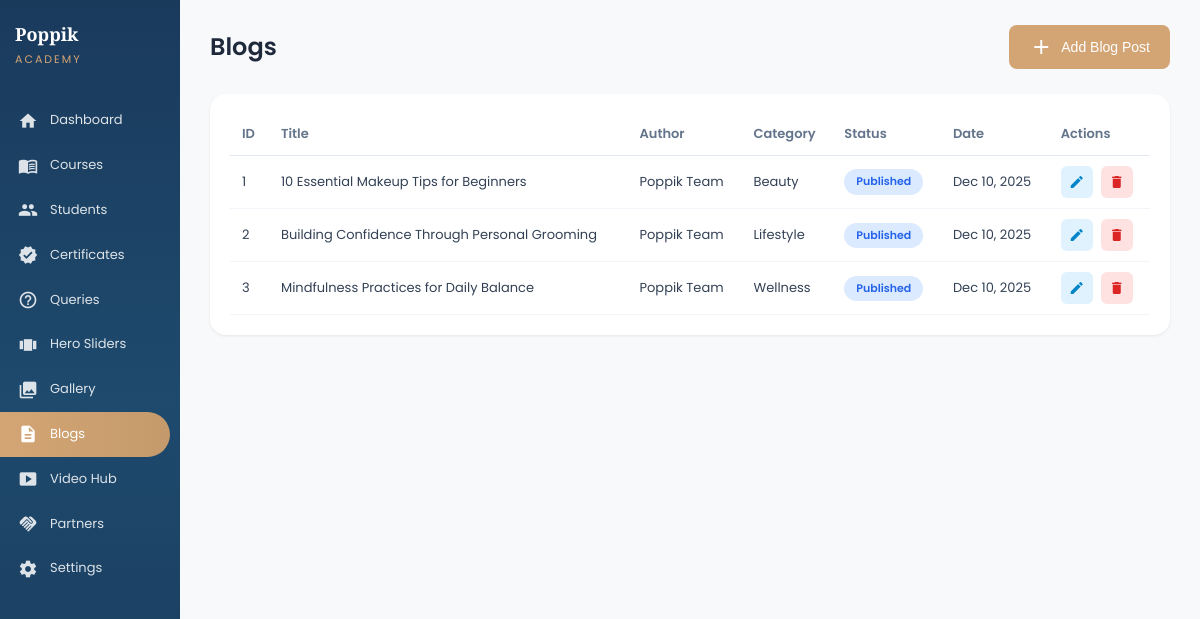
The app's page /php-admin/blogs.php with its own data.
### tables this page shows
CREATE TABLE IF NOT EXISTS `blogs` (
  `id` INT PRIMARY KEY AUTO_INCREMENT,
  `title` VARCHAR(255) NOT NULL,
  `content` LONGTEXT,
  `excerpt` TEXT,
  `image` TEXT,
  `author` VARCHAR(255),
  `category` VARCHAR(100),
  `status` VARCHAR(50) DEFAULT 'Draft',
  `created_at` DATETIME DEFAULT CURRENT_TIMESTAMP
);

### php-admin/blogs.php (the view, shortened to what this page needs)
<?php
require_once 'config.php';
$blogs = $pdo->query("SELECT * FROM blogs ORDER BY created_at DESC")->fetchAll();
include 'includes/header.php';
?>
<div class="page-header">
    <h1>Blogs</h1>
    <button class="btn btn-primary" onclick="openModal('addModal')">
        <span class="material-icons">add</span>
        Add Blog Post
    </button>
</div>
<div class="content-card">
    <?php if (empty($blogs)): ?>
        <div class="empty-state">
            <span class="material-icons">description</span>
            <p>No blog posts yet</p>
        </div>
    <?php else: ?>
        <table class="data-table">
            <thead>
                <tr>
                    <th>ID</th>
                    <th>Title</th>
                    <th>Author</th>
                    <th>Category</th>
                    <th>Status</th>
                    <th>Date</th>
                    <th>Actions</th>
                </tr>
            </thead>
            <tbody>
                <?php foreach ($blogs as $blog): ?>
                    <tr>
                        <td><?= $blog['id'] ?></td>
                        <td><?= htmlspecialchars($blog['title']) ?></td>
                        <td><?= htmlspecialchars($blog['author'] ?? '-') ?></td>
                        <td><?= htmlspecialchars($blog['category'] ?? '-') ?></td>
                        <td><span class="status-badge <?= strtolower($blog['status']) ?>"><?= $blog['status'] ?></span></td>
                        <td><?= date('M d, Y', strtotime($blog['created_at'])) ?></td>
                        <td class="actions">
                            <button class="action-btn edit" onclick="editBlog(<?= htmlspecialchars(json_encode($blog)) ?>)">
                                <span class="material-icons">edit</span>
                            </button>
                            <form method="POST" style="display:inline;" onsubmit="return confirmDelete('Delete this blog post?')">
                                <button type="submit" class="action-btn delete">
                                    <span class="material-icons">delete</span>
                                </button>
                            </form>
                        </td>
                    </tr>
                <?php endforeach; ?>
            </tbody>
        </table>
    <?php endif; ?>
</div>
<?php include 'includes/footer.php'; ?>

### php-admin/assets/css/admin.css (style rules this page uses)
* { margin: 0; padding: 0; box-sizing: border-box; }
body { font-family: 'Poppins', sans-serif; background: #f8f9fa; color: #1e293b; line-height: 1.6; }
.page-header { display: flex; justify-content: space-between; align-items: center; margin-bottom: 25px; }
.page-header h1 { font-family: 'Poppins', sans-serif; font-size: 24px; font-weight: 600; color: #1e293b; margin: 0; }
.content-card { background: #fff; border-radius: 16px; padding: 20px; box-shadow: 0 1px 3px rgba(0, 0, 0, 0.08); }
.data-table { width: 100%; border-collapse: collapse; }
.data-table th, .data-table td { text-align: left; padding: 10px 12px; font-size: 13px; }
.data-table th { color: #64748b; font-weight: 600; border-bottom: 1px solid #e2e8f0; }
.data-table td { color: #334155; border-bottom: 1px solid #f1f5f9; }
.status-badge { display: inline-block; padding: 4px 12px; border-radius: 20px; font-size: 11px; font-weight: 600; text-transform: capitalize; }
.status-badge.resolved, .status-badge.published { background: #dbeafe; color: #2563eb; }
.btn { display: inline-flex; align-items: center; gap: 8px; padding: 10px 20px; border-radius: 8px; font-size: 14px; font-weight: 500; cursor: pointer; border: none; transition: all 0.3s ease; text-decoration: none; }
.btn-primary { background: #D4A574; color: #fff; }
.actions { display: flex; gap: 8px; }
.action-btn { width: 32px; height: 32px; border: none; border-radius: 6px; cursor: pointer; display: flex; align-items: center; justify-content: center; transition: all 0.3s ease; }
.action-btn .material-icons { font-size: 16px; }
.action-btn.edit { background: #e0f2fe; color: #0284c7; }
.action-btn.delete { background: #fee2e2; color: #dc2626; }

### records on screen
blogs: id "1", title "10 Essential Makeup Tips for Beginners", author "Poppik Team", category "Beauty", status "Published", created_at "Dec 10, 2025"
blogs: id "2", title "Building Confidence Through Personal Grooming", author "Poppik Team", category "Lifestyle", status "Published", created_at "Dec 10, 2025"
blogs: id "3", title "Mindfulness Practices for Daily Balance", author "Poppik Team", category "Wellness", status "Published", created_at "Dec 10, 2025"
